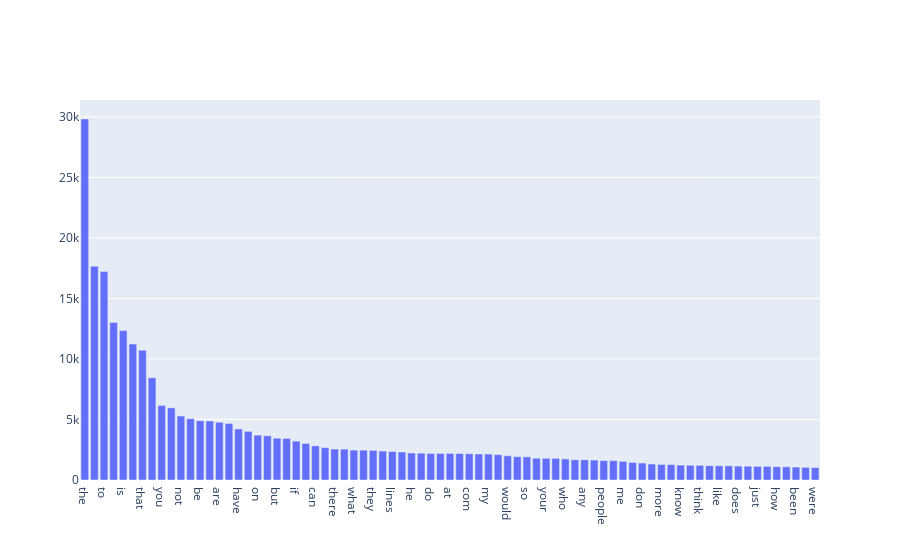

The notebook cell saved with this chart:
### Markdown cell above
#### >>> **Exercise 14 (take home):** 
Additionally, you can attempt to sort the terms on the `x-axis` by frequency instead of in alphabetical order. This way the visualization is more meaninfgul and you will be able to observe the so called [long tail](https://en.wikipedia.org/wiki/Long_tail) (get familiar with this term since it will appear a lot in data mining and other statistics courses). see picture below

![alt txt](https://upload.wikimedia.org/wikipedia/commons/thumb/8/8a/Long_tail.svg/1000px-Long_tail.svg.png)

### Code cell
# Answer here
filter_freq = [index for index, count in enumerate(term_frequencies) if count >= 1000]

filter_freq = sorted(filter_freq, key=lambda x: term_frequencies[x], reverse=True)
fig = go.Figure([go.Bar(x=count_vect.get_feature_names_out()[filter_freq] , y = term_frequencies[filter_freq])])

fig.show()

### Figure 1 — Plotly figure (JSON) as saved in the notebook; plotly's stock layout.template omitted (floating-point values rounded to 4 significant figures)
{"data": [{"type": "bar", "x": ["the", "of", "to", "and", "is", "in", "that", "it", "you", "for", "not", "this", "be", "from", "are", "edu", "have", "as", "on", "with", "but", "or", "if", "was", "can", "we", "there", "by", "what", "subject", "they", "an", "lines", "one", "he", "god", "do", "organization", "at", "re", "com", "about", "my", "all", "would", "will", "so", "some", "your", "no", "who", "has", "any", "writes", "people", "which", "me", "article", "don", "his", "more", "other", "know", "when", "think", "their", "like", "university", "does", "out", "just", "only", "how", "also", "been", "than", "were"], "y": [29825, 17660, 17222, 13017, 12343, 11226, 10723, 8447, 6157, 5962, 5285, 5063, 4898, 4877, 4769, 4675, 4218, 4015, 3709, 3655, 3453, 3432, 3208, 3020, 2818, 2674, 2556, 2548, 2472, 2464, 2448, 2393, 2353, 2312, 2232, 2216, 2193, 2192, 2191, 2186, 2172, 2148, 2143, 2093, 2000, 1925, 1912, 1802, 1793, 1791, 1742, 1671, 1669, 1645, 1604, 1599, 1543, 1453, 1400, 1318, 1286, 1278, 1230, 1215, 1213, 1184, 1177, 1170, 1151, 1142, 1130, 1127, 1100, 1090, 1068, 1045, 1028]}], "layout": {}}
